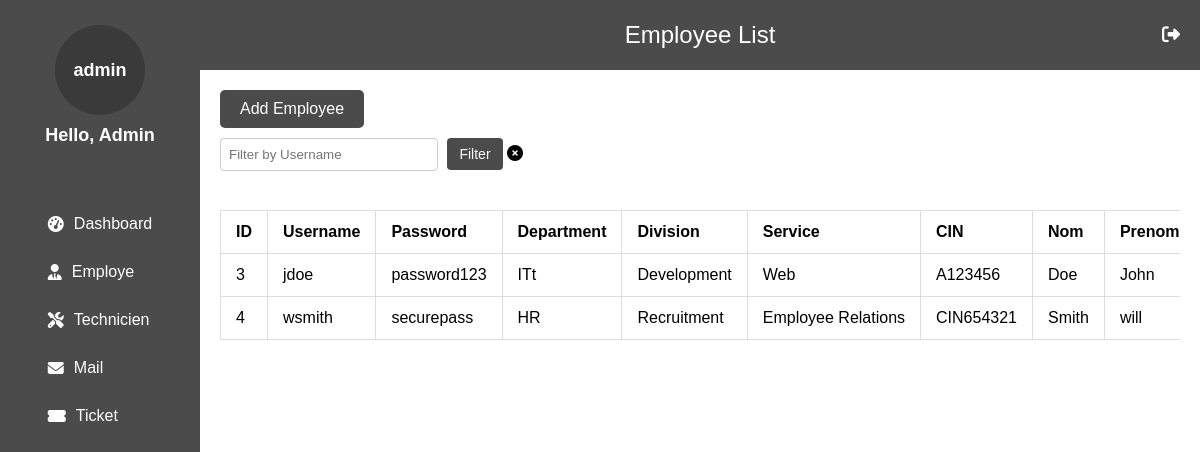
Screenshot of /admin_employe.php (signed in) with the database file from the repository.
### tables this page shows
CREATE TABLE `users` (
  `id` int NOT NULL AUTO_INCREMENT,
  `username` varchar(50) NOT NULL,
  `password` varchar(255) NOT NULL,
  `department` varchar(100) DEFAULT NULL,
  `division` varchar(100) DEFAULT NULL,
  `service` varchar(100) DEFAULT NULL,
  `cin` varchar(20) DEFAULT NULL,
  `nom` varchar(100) DEFAULT NULL,
  `prenom` varchar(100) DEFAULT NULL,
  `telephone` varchar(20) DEFAULT NULL,
  PRIMARY KEY (`id`),
  UNIQUE KEY `username` (`username`),
  UNIQUE KEY `cin` (`cin`),
  UNIQUE KEY `telephone` (`telephone`)
);

### admin_employe.php (the view, shortened to what this page needs)
<?php
include 'connexiondb.php';
$filter_username = '';
$sql = "SELECT * FROM users WHERE username LIKE '%$filter_username%'";
$result = $conn->query($sql);
?>
<!DOCTYPE html>
<html lang="en">
<head>
    <link rel="stylesheet" href="AdminStyle.css">
    <link rel="stylesheet" href="https://cdnjs.cloudflare.com/ajax/libs/font-awesome/6.5.0/css/all.min.css">
</head>
<body>
    <div class="container">
        <aside class="sidebar">
            <div class="profile">
                <p class="profile-text">admin</p>
                <p>Hello, Admin</p>
            </div>
            <nav class="nav">
                <ul>
                    <li><a href="admin_dashboard.php"><i class="fas fa-tachometer-alt"></i> Dashboard</a></li>
                    <li><a href="admin_employe.php"><i class="fas fa-user-tie"></i> Employe</a></li>
                    <li><a href="admin_technicien.php"><i class="fas fa-tools"></i> Technicien</a></li>
                    <li><a href="admin_mail.php"><i class="fas fa-envelope"></i> Mail</a></li>
                    <li><a href="admin_ticket.php"><i class="fas fa-ticket-alt"></i> Ticket</a></li>
                </ul>
            </nav>
        </aside>
        <main class="main-content">
            <header class="top-header">
                <div class="header-content">
                    <h1>Employee List</h1>
                    <a href="logout.php" class="logout"><i class="fas fa-sign-out-alt"></i></a>
                </div>
            </header>
            <section class="content">
                <button onclick="window.location.href='add_employee.php'">Add Employee</button>
                <form method="POST" action="">
                    <input type="text" name="filter_username" placeholder="Filter by Username" value="<?php echo htmlspecialchars($filter_username); ?>">
                    <button type="submit">Filter</button>
                    <span class="clear-filter" onclick="clearFilter()"><i class="fas fa-times-circle"></i></span>
                </form>
                <div class="table-container">
                    <table>
                        <thead>
                            <tr>
                                <th>ID</th>
                                <th>Username</th>
                                <th>Password</th>
                                <th>Department</th>
                                <th>Division</th>
                                <th>Service</th>
                                <th>CIN</th>
                                <th>Nom</th>
                                <th>Prenom</th>
                            </tr>
                        </thead>
                        <tbody>
                            <?php
                            if ($result->num_rows > 0) {
                                while ($row = $result->fetch_assoc()) {
                                    echo "<tr>
                                            <td>{$row['id']}</td>
                                            <td>{$row['username']}</td>
                                            <td>{$row['password']}</td>
                                            <td>{$row['department']}</td>
                                            <td>{$row['division']}</td>
                                            <td>{$row['service']}</td>
                                            <td>{$row['cin']}</td>
                                            <td>{$row['nom']}</td>
                                            <td>{$row['prenom']}</td>
                                            <td>{$row['telephone']}</td>
                                            <td class='action-icons'><a href='edit_employee.php?id={$row['id']}'><i class='fas fa-edit'></i></a></td>
                                            <td class='action-icons'><a href='delete_employee.php?id={$row['id']}' onclick='return confirm(\"Are you sure you want to delete this employee?\");'><i class='fas fa-trash-alt'></i></a></td>
                                          </tr>";
                                }
                            } else {
                                echo "<tr><td colspan='12'>No results found</td></tr>";
                            }
                            ?>
                        </tbody>
                    </table>
                </div>
            </section>
        </main>
    </div>
</body>
</html>

### adminStyle.css (style rules this page uses)
body { font-family: Arial, sans-serif; background-color: #f2f2f2; margin: 0; padding: 0; display: flex; height: 100vh; }
.container { display: flex; width: 100%; }
.sidebar { width: 200px; background-color: #4b4b4b; color: #fff; display: flex; flex-direction: column; align-items: center; padding-top: 20px; }
.profile { text-align: center; margin-bottom: 20px; }
.profile-text { font-size: 24px; font-weight: bold; color: #fff; background-color: #3a3a3a; padding: 15px; border-radius: 50%; width: 60px; height: 60px; display: flex; align-items: center; justify-content: center; margin: 0 auto 10px; }
.profile p { margin-top: 5px; font-size: 18px; font-weight: bold; }
.nav ul { list-style-type: none; padding: 0; width: 100%; }
.nav ul li { width: 100%; }
.nav ul li a { display: flex; align-items: center; padding: 15px; text-decoration: none; color: #fff; font-size: 16px; text-align: left; width: 100%; transition: background-color 0.3s; }
.nav ul li a i { margin-right: 10px; }
.main-content { flex: 1; background-color: #fff; display: flex; flex-direction: column; overflow-y: auto; }
.top-header { background-color: #4b4b4b; color: #fff; padding: 20px; display: flex; justify-content: center; align-items: center; position: relative; height: 30px; }
.header-content { display: flex; justify-content: center; align-items: center; width: 100%; position: absolute; left: 50%; transform: translateX(-50%); }
.top-header h1 { margin: 0; font-size: 24px; font-weight: normal; }
.top-header .logout { position: absolute; right: 20px; top: 50%; transform: translateY(-50%); text-decoration: none; font-size: 18px; color: #fff; display: flex; align-items: center; }
.top-header .logout i { margin-left: 5px; }
.content { flex: 1; padding: 20px; background-color: #fff; }

### admin_employe.php (style rules this page uses)
.table-container { margin-top: 20px; overflow-x: auto; max-width: 100%; }
table { border-collapse: collapse; width: 100%; margin-top: 10px; }
th, td { padding: 12px 15px; border: 1px solid #ddd; text-align: left; overflow: hidden; text-overflow: ellipsis; white-space: nowrap; }
th:nth-child(1), td:nth-child(1) { width: 50px; }
th:nth-child(2), td:nth-child(2) { width: 100px; }
th:nth-child(3), td:nth-child(3) { width: 100px; }
th:nth-child(4), td:nth-child(4) { width: 100px; }
th:nth-child(5), td:nth-child(5) { width: 100px; }
th:nth-child(6), td:nth-child(6) { width: 100px; }
th:nth-child(7), td:nth-child(7) { width: 100px; }
th:nth-child(8), td:nth-child(8) { width: 100px; }
th:nth-child(9), td:nth-child(9) { width: 100px; }
input[type="text"] { padding: 8px; margin-right: 5px; border: 1px solid #ccc; border-radius: 4px; width: 200px; }
button[type="submit"] { background-color: #4b4b4b; color: white; border: none; padding: 8px 12px; cursor: pointer; border-radius: 4px; font-size: 14px; }
button { background-color: #4b4b4b; color: white; border: none; padding: 10px 20px; cursor: pointer; border-radius: 5px; font-size: 16px; margin-bottom: 10px; }

### rows the page displays
users: id "3", username "jdoe", password "password123", department "ITt", division "Development", service "Web", cin "A123456", nom "Doe", prenom "John"
users: id "4", username "wsmith", password "securepass", department "HR", division "Recruitment", service "Employee Relations", cin "CIN654321", nom "Smith", prenom "will"
